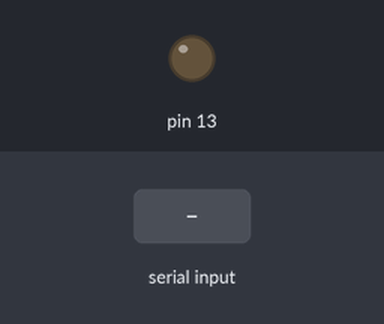
The sketch below on a simulated Arduino Uno, built with avr-gcc and run on an emulated ATmega328P. Shown: output pins drawn as LEDs (lit = HIGH). Dashed ring = blinking. Inputs (shaded band) come from the test bench.

Above: at 1.2 s.
1.3 s: "C" received over Serial
At 2.1 s:
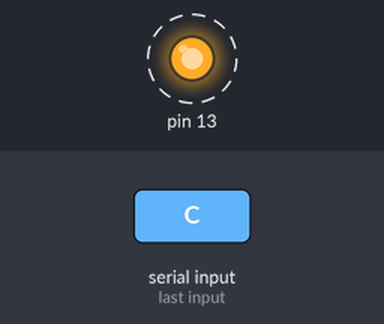
5.8 s: "B" received over Serial
At 7.7 s:
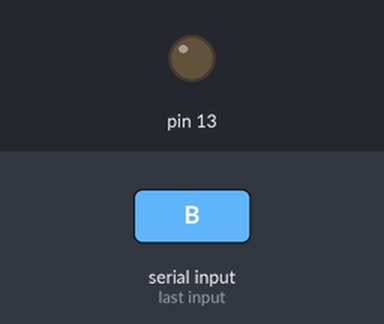
Timing chart, 0 to 9.2 s (numbered marks = the images above; inputs shaded):
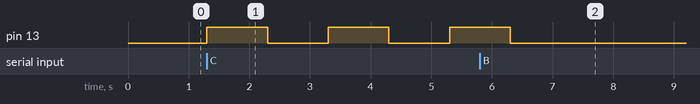

Measured:
- after the input at 1.3 s, pin 13: alternates HIGH for 1.0 s and LOW for 1.0 s, starting at once
- after the input at 5.8 s, pin 13: goes on until 6.3 s, then stays LOW

The sketch:

testSerial.ino
```cpp
char lastSerial;

//The setup function is called once at startup of the sketch
void setup()
{
	pinMode(13,OUTPUT);
	Serial.begin(9600);
	//Serial.flush();
// Add your initialization code here
}

// The loop function is called in an endless loop
void loop()
{
	char serialListener;

	if(Serial.available()){

		serialListener = Serial.read();
	}

	else serialListener = lastSerial;

	if(serialListener == 'A'){

		lastSerial = 'A';
		digitalWrite(13,HIGH);
	}

	else if(serialListener == 'B'){

		lastSerial = 'B';
		digitalWrite(13,LOW);
	}

	else if(serialListener == 'C'){

		lastSerial = 'C';
		digitalWrite(13,HIGH);
		delay(1000);
		digitalWrite(13,LOW);
		delay(1000);
	}


//Add your repeated code here
}
```
